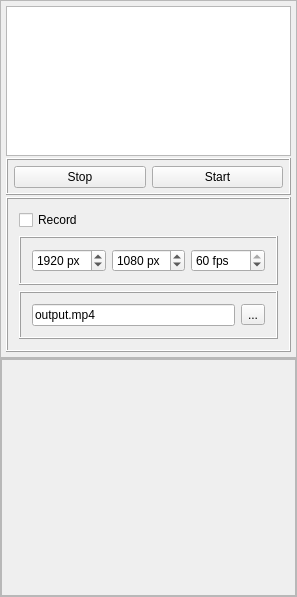
<?xml version="1.0" encoding="UTF-8"?>
<ui version="4.0">
 <class>OptionsClass</class>
 <widget class="QWidget" name="OptionsClass">
  <property name="geometry">
   <rect>
    <x>0</x>
    <y>0</y>
    <width>297</width>
    <height>597</height>
   </rect>
  </property>
  <property name="windowTitle">
   <string>Options</string>
  </property>
  <layout class="QVBoxLayout" name="verticalLayout_2" stretch="1,100">
   <property name="spacing">
    <number>0</number>
   </property>
   <property name="leftMargin">
    <number>0</number>
   </property>
   <property name="topMargin">
    <number>0</number>
   </property>
   <property name="rightMargin">
    <number>0</number>
   </property>
   <property name="bottomMargin">
    <number>0</number>
   </property>
   <item>
    <layout class="QVBoxLayout" name="verticalLayout" stretch="1">
     <property name="spacing">
      <number>0</number>
     </property>
     <property name="sizeConstraint">
      <enum>QLayout::SizeConstraint::SetNoConstraint</enum>
     </property>
     <item>
      <widget class="QFrame" name="frame">
       <property name="frameShape">
        <enum>QFrame::Shape::StyledPanel</enum>
       </property>
       <property name="frameShadow">
        <enum>QFrame::Shadow::Raised</enum>
       </property>
       <layout class="QVBoxLayout" name="verticalLayout_3" stretch="0,0,0">
        <property name="spacing">
         <number>2</number>
        </property>
        <property name="sizeConstraint">
         <enum>QLayout::SizeConstraint::SetDefaultConstraint</enum>
        </property>
        <property name="leftMargin">
         <number>5</number>
        </property>
        <property name="topMargin">
         <number>5</number>
        </property>
        <property name="rightMargin">
         <number>5</number>
        </property>
        <property name="bottomMargin">
         <number>5</number>
        </property>
        <item>
         <widget class="QListView" name="simList">
          <property name="minimumSize">
           <size>
            <width>0</width>
            <height>150</height>
           </size>
          </property>
          <property name="baseSize">
           <size>
            <width>0</width>
            <height>0</height>
           </size>
          </property>
          <property name="toolTipDuration">
           <number>0</number>
          </property>
         </widget>
        </item>
        <item>
         <widget class="QFrame" name="horizontalFrame">
          <property name="frameShape">
           <enum>QFrame::Shape::Box</enum>
          </property>
          <property name="frameShadow">
           <enum>QFrame::Shadow::Raised</enum>
          </property>
          <layout class="QHBoxLayout" name="horizontalLayout_5">
           <property name="leftMargin">
            <number>6</number>
           </property>
           <property name="topMargin">
            <number>6</number>
           </property>
           <property name="rightMargin">
            <number>6</number>
           </property>
           <property name="bottomMargin">
            <number>5</number>
           </property>
           <item>
            <widget class="QPushButton" name="stopBtn">
             <property name="text">
              <string>Stop</string>
             </property>
            </widget>
           </item>
           <item>
            <widget class="QPushButton" name="startBtn">
             <property name="text">
              <string>Start</string>
             </property>
            </widget>
           </item>
          </layout>
         </widget>
        </item>
        <item>
         <widget class="QFrame" name="frame_record">
          <property name="frameShape">
           <enum>QFrame::Shape::Box</enum>
          </property>
          <property name="frameShadow">
           <enum>QFrame::Shadow::Raised</enum>
          </property>
          <layout class="QVBoxLayout" name="verticalLayout_7">
           <item>
            <widget class="QCheckBox" name="checkBox_record">
             <property name="text">
              <string>Record</string>
             </property>
            </widget>
           </item>
           <item>
            <widget class="QFrame" name="frame_recordOptions">
             <property name="frameShape">
              <enum>QFrame::Shape::NoFrame</enum>
             </property>
             <property name="frameShadow">
              <enum>QFrame::Shadow::Plain</enum>
             </property>
             <layout class="QVBoxLayout" name="verticalLayout_4">
              <property name="leftMargin">
               <number>0</number>
              </property>
              <property name="topMargin">
               <number>0</number>
              </property>
              <property name="rightMargin">
               <number>0</number>
              </property>
              <property name="bottomMargin">
               <number>0</number>
              </property>
              <item>
               <widget class="QFrame" name="frame_3">
                <property name="frameShape">
                 <enum>QFrame::Shape::Box</enum>
                </property>
                <property name="frameShadow">
                 <enum>QFrame::Shadow::Raised</enum>
                </property>
                <layout class="QHBoxLayout" name="horizontalLayout_3">
                 <item>
                  <widget class="QSpinBox" name="spinBox_width">
                   <property name="suffix">
                    <string> px</string>
                   </property>
                   <property name="prefix">
                    <string/>
                   </property>
                   <property name="minimum">
                    <number>800</number>
                   </property>
                   <property name="maximum">
                    <number>3840</number>
                   </property>
                   <property name="singleStep">
                    <number>2</number>
                   </property>
                   <property name="value">
                    <number>1920</number>
                   </property>
                  </widget>
                 </item>
                 <item>
                  <widget class="QSpinBox" name="spinBox_height">
                   <property name="suffix">
                    <string> px</string>
                   </property>
                   <property name="minimum">
                    <number>600</number>
                   </property>
                   <property name="maximum">
                    <number>2160</number>
                   </property>
                   <property name="singleStep">
                    <number>2</number>
                   </property>
                   <property name="value">
                    <number>1080</number>
                   </property>
                  </widget>
                 </item>
                 <item>
                  <widget class="QSpinBox" name="spinBox_fps">
                   <property name="suffix">
                    <string> fps</string>
                   </property>
                   <property name="minimum">
                    <number>24</number>
                   </property>
                   <property name="maximum">
                    <number>60</number>
                   </property>
                   <property name="value">
                    <number>60</number>
                   </property>
                  </widget>
                 </item>
                </layout>
               </widget>
              </item>
              <item>
               <widget class="QFrame" name="frame_5">
                <property name="frameShape">
                 <enum>QFrame::Shape::Box</enum>
                </property>
                <property name="frameShadow">
                 <enum>QFrame::Shadow::Raised</enum>
                </property>
                <layout class="QHBoxLayout" name="horizontalLayout_4">
                 <item>
                  <widget class="QLineEdit" name="lineEdit_output_path">
                   <property name="text">
                    <string>output.mp4</string>
                   </property>
                  </widget>
                 </item>
                 <item>
                  <widget class="QToolButton" name="toolButton">
                   <property name="text">
                    <string>...</string>
                   </property>
                  </widget>
                 </item>
                </layout>
               </widget>
              </item>
             </layout>
            </widget>
           </item>
          </layout>
         </widget>
        </item>
       </layout>
      </widget>
     </item>
    </layout>
   </item>
   <item>
    <layout class="QVBoxLayout" name="verticalLayout_5">
     <property name="spacing">
      <number>0</number>
     </property>
     <item>
      <widget class="QFrame" name="frame_2">
       <property name="frameShape">
        <enum>QFrame::Shape::StyledPanel</enum>
       </property>
       <property name="frameShadow">
        <enum>QFrame::Shadow::Raised</enum>
       </property>
       <layout class="QVBoxLayout" name="verticalLayout_6">
        <property name="spacing">
         <number>0</number>
        </property>
        <property name="leftMargin">
         <number>0</number>
        </property>
        <property name="topMargin">
         <number>0</number>
        </property>
        <property name="rightMargin">
         <number>0</number>
        </property>
        <property name="bottomMargin">
         <number>0</number>
        </property>
        <item>
         <widget class="QScrollArea" name="scrollArea">
          <property name="widgetResizable">
           <bool>true</bool>
          </property>
          <widget class="QWidget" name="scrollAreaWidgetContents">
           <property name="geometry">
            <rect>
             <x>0</x>
             <y>0</y>
             <width>291</width>
             <height>235</height>
            </rect>
           </property>
           <layout class="QVBoxLayout" name="verticalLayout_8">
            <item>
             <widget class="AttributeList" name="attributeList" native="true"/>
            </item>
           </layout>
          </widget>
         </widget>
        </item>
       </layout>
      </widget>
     </item>
    </layout>
   </item>
  </layout>
 </widget>
 <layoutdefault spacing="6" margin="11"/>
 <customwidgets>
  <customwidget>
   <class>AttributeList</class>
   <extends>QWidget</extends>
   <header>AttributeList.h</header>
   <container>1</container>
  </customwidget>
 </customwidgets>
 <resources/>
 <connections/>
</ui>
